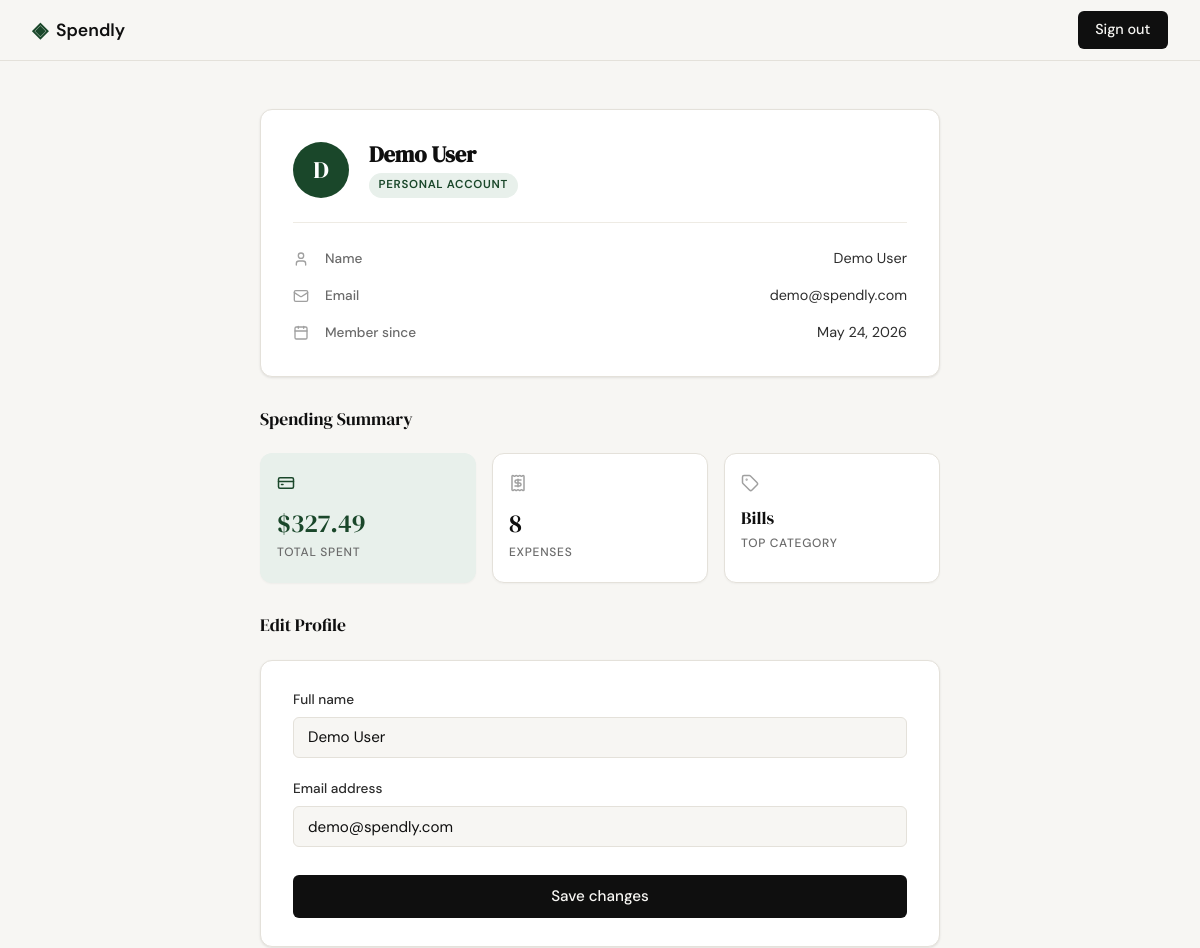
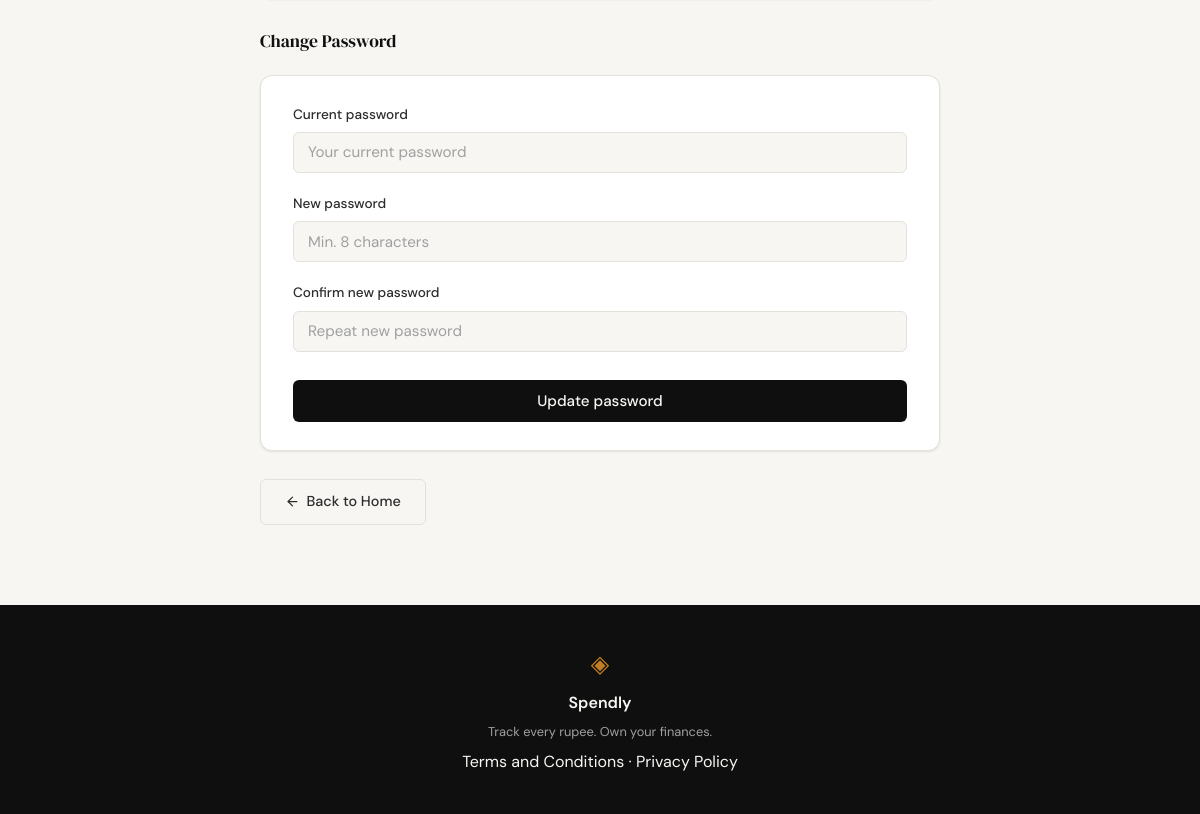
Screenshot of /profile (signed in) with the database file from the repository (2 pictures, top to bottom).
### tables this page shows
CREATE TABLE users (
            id            INTEGER PRIMARY KEY AUTOINCREMENT,
            name          TEXT    NOT NULL,
            email         TEXT    UNIQUE NOT NULL,
            password_hash TEXT    NOT NULL,
            created_at    TEXT    DEFAULT (datetime('now'))
        );

CREATE TABLE expenses (
            id          INTEGER PRIMARY KEY AUTOINCREMENT,
            user_id     INTEGER NOT NULL REFERENCES users(id),
            amount      REAL    NOT NULL,
            category    TEXT    NOT NULL,
            date        TEXT    NOT NULL,
            description TEXT,
            created_at  TEXT    DEFAULT (datetime('now'))
        );

### app.py (the view)
@app.route("/profile")
def profile():
    user_id = session.get("user_id")
    if not user_id:
        abort(401)
    user         = get_user_by_id(user_id)
    summary      = get_expense_summary(user_id)
    member_since = datetime.strptime(user["created_at"][:10], "%Y-%m-%d").strftime("%B %d, %Y")
    total_spent  = f"{summary['total_spent']:.2f}"
    return render_template(
        "profile.html",
        user=user,
        summary=summary,
        member_since=member_since,
        total_spent=total_spent,
    )

### database/db.py (called while the page is built)
def get_db():
    conn = sqlite3.connect(DB_PATH)
    conn.row_factory = sqlite3.Row
    conn.execute("PRAGMA foreign_keys = ON")
    return conn

def get_user_by_id(user_id):
    conn = get_db()
    row = conn.execute("SELECT * FROM users WHERE id = ?", (user_id,)).fetchone()
    conn.close()
    return row

def get_expense_summary(user_id):
    conn = get_db()
    totals = conn.execute(
        "SELECT COALESCE(SUM(amount), 0.0), COUNT(*) FROM expenses WHERE user_id = ?",
        (user_id,),
    ).fetchone()
    top_row = conn.execute(
        """
        SELECT category
        FROM expenses
        WHERE user_id = ?
        GROUP BY category
        ORDER BY SUM(amount) DESC
        LIMIT 1
        """,
        (user_id,),
    ).fetchone()
    conn.close()
    return {
        "total_spent":   float(totals[0]),
        "expense_count": int(totals[1]),
        "top_category":  top_row[0] if top_row else None,
    }

### templates/profile.html (shortened to what this page needs)
{% extends "base.html" %}
{% block head %}
<link rel="stylesheet" href="{{ url_for('static', filename='css/profile.css') }}">
{% endblock %}
{% block content %}
<div class="profile-page">
    <div class="profile-inner">
        <section class="profile-card">
            <div class="profile-card-top">
                <div class="profile-avatar">{{ user.name[0] | upper }}</div>
                <div class="profile-identity">
                    <h1 class="profile-name">{{ user.name }}</h1>
                    <span class="profile-badge">Personal Account</span>
                </div>
            </div>
            <div class="profile-divider"></div>
            <div class="profile-fields">
                <div class="profile-field">
                    <span class="profile-field-icon"><i data-lucide="user"></i></span>
                    <span class="profile-field-label">Name</span>
                    <span class="profile-field-value">{{ user.name }}</span>
                </div>
                <div class="profile-field">
                    <span class="profile-field-icon"><i data-lucide="mail"></i></span>
                    <span class="profile-field-label">Email</span>
                    <span class="profile-field-value">{{ user.email }}</span>
                </div>
                <div class="profile-field">
                    <span class="profile-field-icon"><i data-lucide="calendar"></i></span>
                    <span class="profile-field-label">Member since</span>
                    <span class="profile-field-value">{{ member_since }}</span>
                </div>
            </div>
        </section>
        <div class="profile-section-label">Spending Summary</div>
        <div class="summary-strip">
            <div class="stat-tile stat-tile--accent">
                <div class="stat-tile-icon"><i data-lucide="credit-card"></i></div>
                <span class="stat-value">${{ total_spent }}</span>
                <span class="stat-label">Total Spent</span>
            </div>
            <div class="stat-tile">
                <div class="stat-tile-icon"><i data-lucide="receipt"></i></div>
                <span class="stat-value">{{ summary.expense_count }}</span>
                <span class="stat-label">Expenses</span>
            </div>
            <div class="stat-tile">
                <div class="stat-tile-icon"><i data-lucide="tag"></i></div>
                <span class="stat-value stat-value--category">
                    {% if summary.top_category %}{{ summary.top_category }}{% else %}—{% endif %}
                </span>
                <span class="stat-label">Top Category</span>
            </div>
        </div>
        <div class="profile-section-label">Edit Profile</div>
        <div class="profile-edit-panel">
            <form method="POST" action="{{ url_for('profile_edit') }}">
                <div class="form-group">
                    <label for="name">Full name</label>
                    <input type="text" id="name" name="name"
                           class="form-input" value="{{ user.name }}" required>
                </div>
                <div class="form-group">
                    <label for="email">Email address</label>
                    <input type="email" id="email" name="email"
                           class="form-input" value="{{ user.email }}" required>
                </div>
                <button type="submit" class="btn-submit">Save changes</button>
            </form>
        </div>
        <div class="profile-section-label">Change Password</div>
        <div class="profile-edit-panel">
            <form method="POST" action="{{ url_for('profile_password') }}">
                <div class="form-group">
                    <label for="current_password">Current password</label>
                    <input type="password" id="current_password" name="current_password"
                           class="form-input" placeholder="Your current password" required>
                </div>
                <div class="form-group">
                    <label for="new_password">New password</label>
                    <input type="password" id="new_password" name="new_password"
                           class="form-input" placeholder="Min. 8 characters" required>
                </div>
                <div class="form-group">
                    <label for="confirm_password">Confirm new password</label>
                    <input type="password" id="confirm_password" name="confirm_password"
                           class="form-input" placeholder="Repeat new password" required>
                </div>
                <button type="submit" class="btn-submit">Update password</button>
            </form>
        </div>
        <div class="profile-actions">
            <a href="{{ url_for('landing') }}" class="btn-ghost">
                <i data-lucide="arrow-left"></i>
                Back to Home
            </a>
        </div>
    </div>
</div>
{% endblock %}

### static/css/style.css (style rules this page uses)
:root { --ink: #0f0f0f; --ink-soft: #2d2d2d; --ink-muted: #6b6b6b; --ink-faint: #a0a0a0; --paper: #f7f6f3; --paper-warm: #f0ede6; --paper-card: #ffffff; --accent: #1a472a; --accent-light: #e8f0eb; --accent-2: #c17f24; --accent-2-light: #fdf3e3; --danger: #c0392b; --danger-light: #fdecea; --border: #e4e1da; --border-soft: #eeebe4; --font-display: 'DM Serif Display', Georgia, serif; --font-body: 'DM Sans', system-ui, sans-serif; --max-width: 1200px; --auth-width: 440px; --radius-sm: 6px; --radius-md: 12px; --radius-lg: 20px; }
*, *::before, *::after { box-sizing: border-box; margin: 0; padding: 0; }
html { font-size: 16px; scroll-behavior: smooth; }
body { background: var(--paper); color: var(--ink); font-family: var(--font-body); font-size: 1rem; line-height: 1.6; -webkit-font-smoothing: antialiased; }
a { color: inherit; text-decoration: none; }
.btn-ghost { display: inline-block; background: transparent; color: var(--ink-soft); padding: 0.65rem 1.5rem; border-radius: var(--radius-sm); font-size: 0.9rem; font-weight: 500; border: 1px solid var(--border); transition: all 0.2s; text-decoration: none; }
.form-group { margin-bottom: 1.25rem; }
.form-group label { display: block; font-size: 0.85rem; font-weight: 500; color: var(--ink-soft); margin-bottom: 0.4rem; }
.form-input { width: 100%; padding: 0.6rem 0.875rem; border: 1px solid var(--border); border-radius: var(--radius-sm); font-family: var(--font-body); font-size: 0.95rem; color: var(--ink); background: var(--paper); outline: none; transition: border-color 0.2s; }
.form-input::placeholder { color: var(--ink-faint); }
.btn-submit { width: 100%; padding: 0.7rem; background: var(--ink); color: var(--paper); border: none; border-radius: var(--radius-sm); font-family: var(--font-body); font-size: 0.95rem; font-weight: 500; cursor: pointer; transition: background 0.2s; margin-top: 0.5rem; }

### rows the page displays
users: name "D", name "Demo User", email "demo@spendly.com"
expenses: top_category "Bills"

### other values shown
{{ member_since }} "May 24, 2026"
{{ total_spent }} "327.49"
{{ summary.expense_count }} "8"
